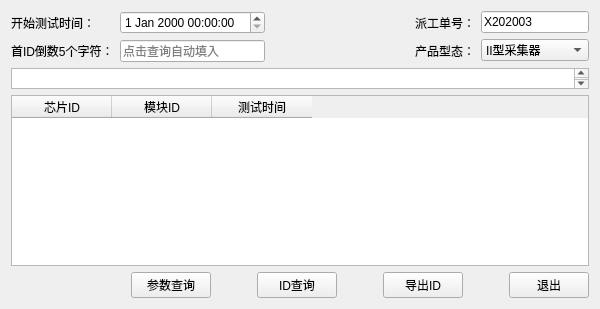
      <widget class="QWidget" name="tab_3">
       <attribute name="title">
        <string>II采对应关系导出</string>
       </attribute>
       <layout class="QVBoxLayout" name="verticalLayout_13">
        <item>
         <layout class="QHBoxLayout" name="horizontalLayout_9">
          <item>
           <layout class="QHBoxLayout" name="horizontalLayout_10">
            <item>
             <layout class="QVBoxLayout" name="verticalLayout_9">
              <item>
               <widget class="QLabel" name="lb_start_datetime_II">
                <property name="text">
                 <string>开始测试时间：</string>
                </property>
               </widget>
              </item>
              <item>
               <widget class="QLabel" name="lb_id_II">
                <property name="text">
                 <string>首ID倒数5个字符：</string>
                </property>
               </widget>
              </item>
             </layout>
            </item>
            <item>
             <layout class="QVBoxLayout" name="verticalLayout_10">
              <item>
               <widget class="QDateTimeEdit" name="value_start_datetime_II">
                <property name="maximumDateTime">
                 <datetime>
                  <hour>23</hour>
                  <minute>59</minute>
                  <second>59</second>
                  <year>9999</year>
                  <month>12</month>
                  <day>31</day>
                 </datetime>
                </property>
               </widget>
              </item>
              <item>
               <widget class="QLineEdit" name="value_id_II">
                <property name="text">
                 <string/>
                </property>
                <property name="placeholderText">
                 <string>点击查询自动填入</string>
                </property>
               </widget>
              </item>
             </layout>
            </item>
           </layout>
          </item>
          <item>
           <spacer name="horizontalSpacer_14">
            <property name="orientation">
             <enum>Qt::Horizontal</enum>
            </property>
            <property name="sizeHint" stdset="0">
             <size>
              <width>40</width>
              <height>20</height>
             </size>
            </property>
           </spacer>
          </item>
          <item>
           <spacer name="horizontalSpacer_15">
            <property name="orientation">
             <enum>Qt::Horizontal</enum>
            </property>
            <property name="sizeHint" stdset="0">
             <size>
              <width>40</width>
              <height>20</height>
             </size>
            </property>
           </spacer>
          </item>
          <item>
           <layout class="QHBoxLayout" name="horizontalLayout_11">
            <item>
             <layout class="QVBoxLayout" name="verticalLayout_11">
              <item>
               <widget class="QLabel" name="lb_order_II">
                <property name="text">
                 <string>派工单号：</string>
                </property>
               </widget>
              </item>
              <item>
               <widget class="QLabel" name="lb_prod_type_II">
                <property name="text">
                 <string>产品型态：</string>
                </property>
               </widget>
              </item>
             </layout>
            </item>
            <item>
             <layout class="QVBoxLayout" name="verticalLayout_12">
              <item>
               <widget class="QLineEdit" name="value_order_II">
                <property name="text">
                 <string>X202003</string>
                </property>
               </widget>
              </item>
              <item>
               <widget class="QComboBox" name="cb_prod_type_II">
                <item>
                 <property name="text">
                  <string>II型采集器</string>
                 </property>
                </item>
                <item>
                 <property name="text">
                  <string>单相表</string>
                 </property>
                </item>
                <item>
                 <property name="text">
                  <string>13版三相表</string>
                 </property>
                </item>
                <item>
                 <property name="text">
                  <string>13版集中器</string>
                 </property>
                </item>
                <item>
                 <property name="text">
                  <string>09版三相表</string>
                 </property>
                </item>
                <item>
                 <property name="text">
                  <string>09版集中器</string>
                 </property>
                </item>
                <item>
                 <property name="text">
                  <string>I型采集器</string>
                 </property>
                </item>
               </widget>
              </item>
             </layout>
            </item>
           </layout>
          </item>
         </layout>
        </item>
        <item>
         <widget class="QTextBrowser" name="textBrowser_II">
          <property name="enabled">
           <bool>true</bool>
          </property>
          <property name="sizePolicy">
           <sizepolicy hsizetype="Expanding" vsizetype="Ignored">
            <horstretch>0</horstretch>
            <verstretch>1</verstretch>
           </sizepolicy>
          </property>
         </widget>
        </item>
        <item>
         <widget class="QTableWidget" name="tableWidget_II">
          <property name="sizePolicy">
           <sizepolicy hsizetype="Expanding" vsizetype="Expanding">
            <horstretch>0</horstretch>
            <verstretch>8</verstretch>
           </sizepolicy>
          </property>
          <column>
           <property name="text">
            <string>芯片ID</string>
           </property>
          </column>
          <column>
           <property name="text">
            <string>模块ID</string>
           </property>
          </column>
          <column>
           <property name="text">
            <string>测试时间</string>
           </property>
          </column>
         </widget>
        </item>
        <item>
         <layout class="QHBoxLayout" name="horizontalLayout_12">
          <item>
           <spacer name="horizontalSpacer_16">
            <property name="orientation">
             <enum>Qt::Horizontal</enum>
            </property>
            <property name="sizeHint" stdset="0">
             <size>
              <width>40</width>
              <height>20</height>
             </size>
            </property>
           </spacer>
          </item>
          <item>
           <spacer name="horizontalSpacer_17">
            <property name="orientation">
             <enum>Qt::Horizontal</enum>
            </property>
            <property name="sizeHint" stdset="0">
             <size>
              <width>40</width>
              <height>20</height>
             </size>
            </property>
           </spacer>
          </item>
          <item>
           <spacer name="horizontalSpacer_18">
            <property name="orientation">
             <enum>Qt::Horizontal</enum>
            </property>
            <property name="sizeHint" stdset="0">
             <size>
              <width>40</width>
              <height>20</height>
             </size>
            </property>
           </spacer>
          </item>
          <item>
           <widget class="QPushButton" name="btn_cfg_query_II">
            <property name="text">
             <string>参数查询</string>
            </property>
           </widget>
          </item>
          <item>
           <spacer name="horizontalSpacer_19">
            <property name="orientation">
             <enum>Qt::Horizontal</enum>
            </property>
            <property name="sizeHint" stdset="0">
             <size>
              <width>40</width>
              <height>20</height>
             </size>
            </property>
           </spacer>
          </item>
          <item>
           <widget class="QPushButton" name="btn_id_query_II">
            <property name="text">
             <string>ID查询</string>
            </property>
           </widget>
          </item>
          <item>
           <spacer name="horizontalSpacer_20">
            <property name="orientation">
             <enum>Qt::Horizontal</enum>
            </property>
            <property name="sizeHint" stdset="0">
             <size>
              <width>40</width>
              <height>20</height>
             </size>
            </property>
           </spacer>
          </item>
          <item>
           <widget class="QPushButton" name="btn_export_id_II">
            <property name="text">
             <string>导出ID</string>
            </property>
           </widget>
          </item>
          <item>
           <spacer name="horizontalSpacer_21">
            <property name="orientation">
             <enum>Qt::Horizontal</enum>
            </property>
            <property name="sizeHint" stdset="0">
             <size>
              <width>40</width>
              <height>20</height>
             </size>
            </property>
           </spacer>
          </item>
          <item>
           <widget class="QPushButton" name="btn_exit_II">
            <property name="text">
             <string>退出</string>
            </property>
           </widget>
          </item>
         </layout>
        </item>
       </layout>
      </widget>
